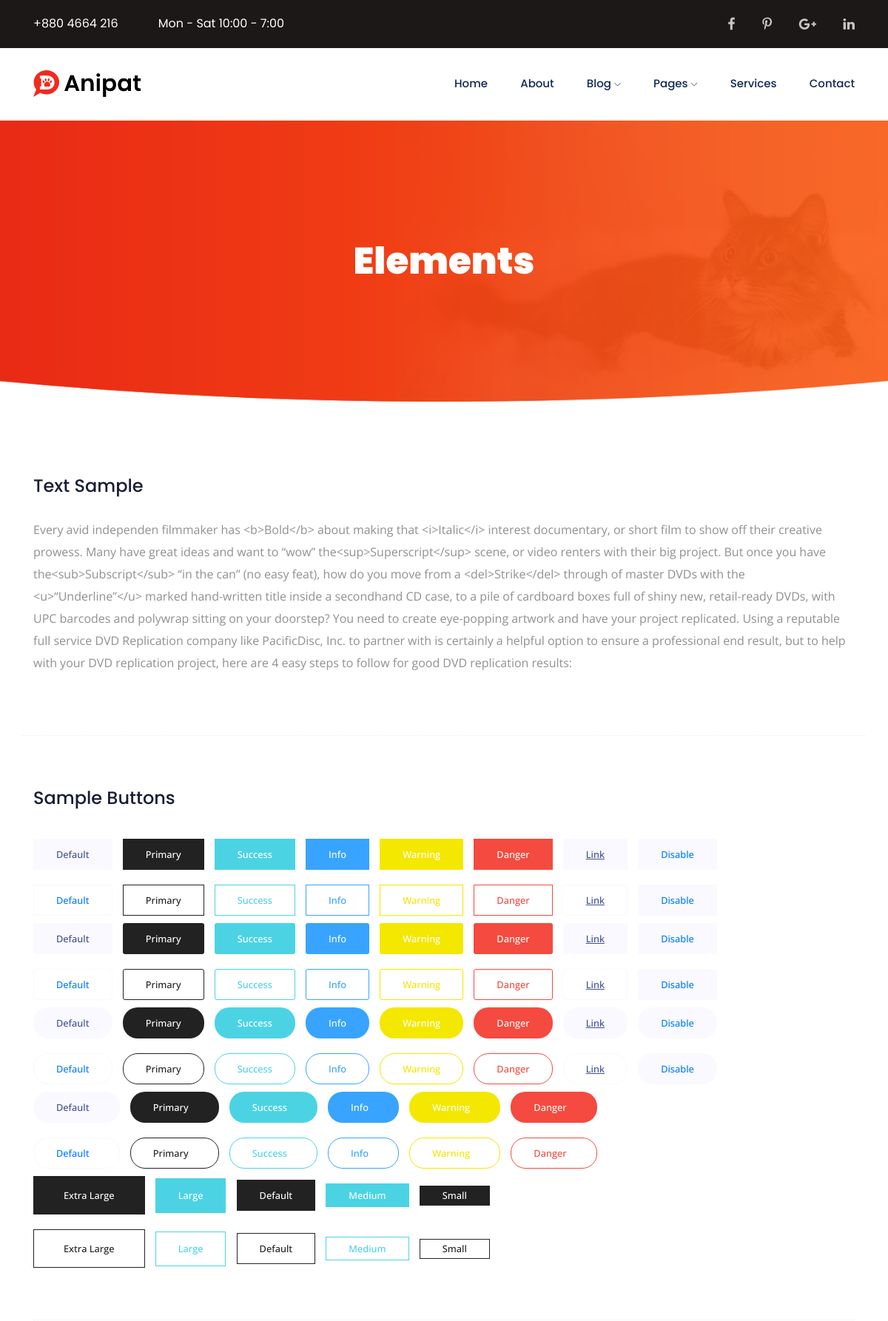
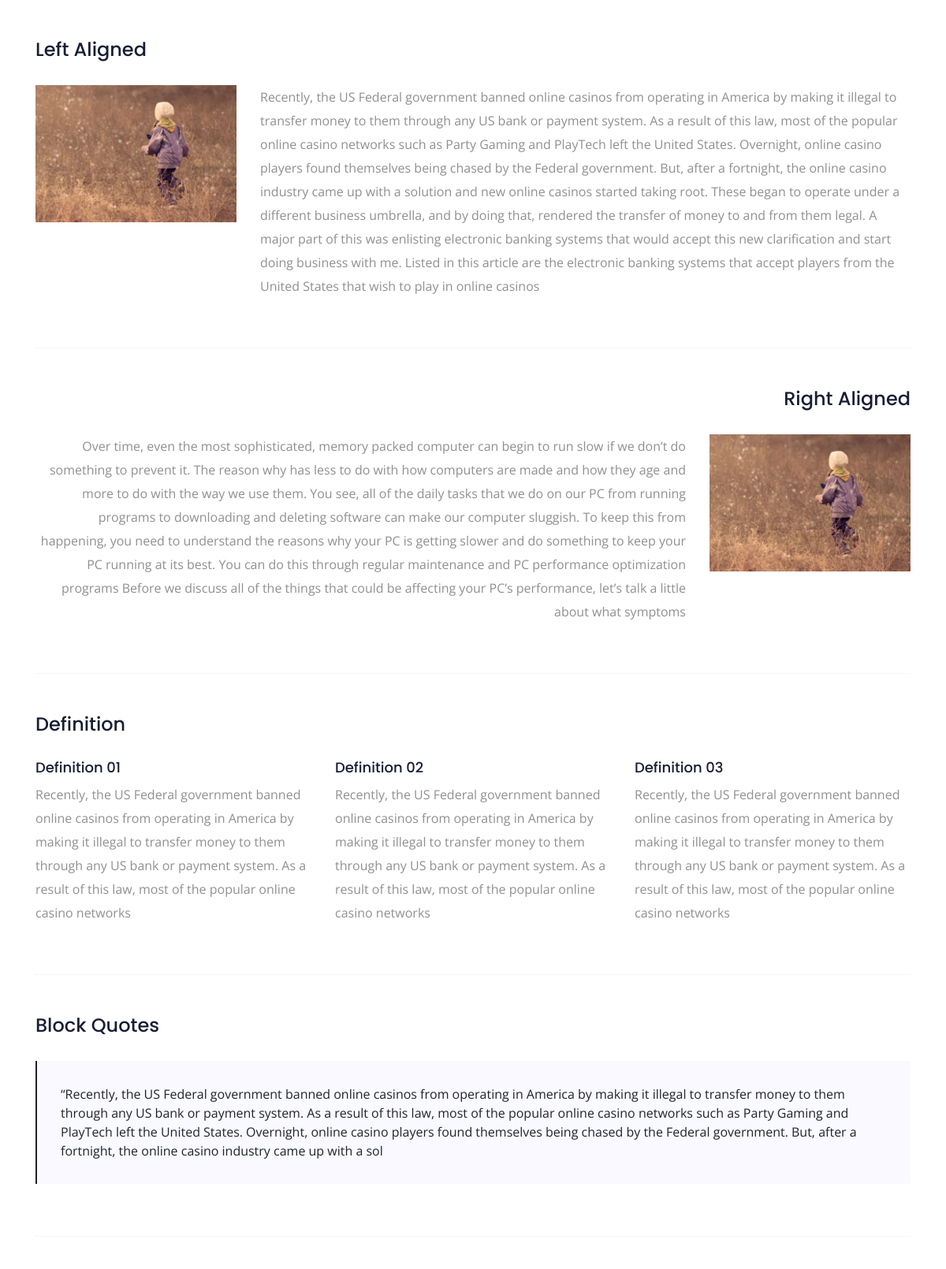
Screenshot of /elements/ (upper part) with the database file from the repository (2 pictures, top to bottom).
### corm/models.py (models this page shows)
class Text(models.Model):
    name = models.CharField(
        max_length=16,
        verbose_name='Заголовок',
        null=False
    )
    descr = models.CharField(
        max_length=1048,
        verbose_name='описание',
        null=False,
    )
    category = models.ForeignKey(
        'Category',
        on_delete=models.CASCADE,
        verbose_name='категория'
    )
    class Meta:
        db_table = 'corm_text'
        verbose_name = 'text'
        verbose_name_plural = 'text'

class Right(models.Model):
    name = models.CharField(
        max_length=24,
        verbose_name='Заголовок',
        null=False
    )
    descr = models.CharField(
        max_length=1048,
        verbose_name='описание',
        null=False,
    )
    category = models.ForeignKey(
        'Category',
        on_delete=models.CASCADE,
        verbose_name='категория'
    )
    image = models.ImageField(
        verbose_name='картинка',
        upload_to='elements/'
    )
    class Meta:
        db_table = 'corm_right'
        verbose_name = 'right'
        verbose_name_plural = 'right'

class Left(models.Model):
    name = models.CharField(
        max_length=24,
        verbose_name='Заголовок',
        null=False
    )
    descr = models.CharField(
        max_length=1048,
        verbose_name='описание',
        null=False,
    )
    category = models.ForeignKey(
        'Category',
        on_delete=models.CASCADE,
        verbose_name='категория'
    )
    image = models.ImageField(
        verbose_name='картинка',
        upload_to='elements/'
    )
    class Meta:
        db_table = 'corm_left'
        verbose_name = 'left'
        verbose_name_plural = 'left'

class Descr(models.Model):
    last_name = models.CharField(
        max_length=24,
        verbose_name='Заголовок-2',
        null=False
    )
    descr = models.CharField(
        max_length=512,
        verbose_name='описание',
        null=False,
    )
    category = models.ForeignKey(
        'Category',
        on_delete=models.CASCADE,
        verbose_name='категория'
    )
    class Meta:
        db_table = 'corm_descr'
        verbose_name = 'descr'
        verbose_name_plural = 'descr'

class BlockQ(models.Model):
    name = models.CharField(
        max_length=24,
        verbose_name='Заголовок',
        null=False
    )
    descr = models.CharField(
        max_length=512,
        verbose_name='описание',
        null=False,
    )
    category = models.ForeignKey(
        'Category',
        on_delete=models.CASCADE,
        verbose_name='категория'
    )
    class Meta:
        db_table = 'corm_blockq'
        verbose_name = 'blockq'
        verbose_name_plural = 'blockq'

### corm/views.py (the view, shortened to what this page needs)
# urls.py: path('elements/', PagesTemplateView.as_view(), name='elements'),
class PagesTemplateView(BaseMixin, TemplateView):
    template_name = 'main/elements.html'
    def get_context_data(self, **kwargs):
        context = super(PagesTemplateView, self).get_context_data()
        context['gallery'] = Gallery.objects.all()
        context['texts'] = Text.objects.all()
        context['ret'] = Right.objects.all()
        context['left'] = Left.objects.all()
        context['descr'] = Descr.objects.all()
        context['block'] = BlockQ.objects.all()
        context['count'] = Countries.objects.all()
        context.update(self.context)
        return context

### templates/main/elements.html (shortened to what this page needs)
{% load static %}
<!doctype html>
<html class="no-js" lang="zxx">
<head>
	<link rel="stylesheet" href="{% static 'css/bootstrap.min.css' %}">
	<link rel="stylesheet" href="{% static 'css/owl.carousel.min.css' %}">
	<link rel="stylesheet" href="{% static 'css/magnific-popup.css' %}">
	<link rel="stylesheet" href="{% static 'css/font-awesome.min.css' %}">
	<link rel="stylesheet" href="{% static 'css/themify-icons.css' %}">
	<link rel="stylesheet" href="{% static 'css/nice-select.css' %}">
	<link rel="stylesheet" href="{% static 'css/flaticon.css' %}">
	<link rel="stylesheet" href="{% static 'css/gijgo.css' %}">
	<link rel="stylesheet" href="{% static 'css/animate.css' %}">
	<link rel="stylesheet" href="{% static 'css/slicknav.css' %}">
	<link rel="stylesheet" href="{% static 'css/style.css' %}">
</head>
<body>
    <header>
        <div class="header-area ">
            <div class="header-top_area">
                <div class="container">
                    <div class="row">
                        <div class="col-lg-6 col-md-8">
                            <div class="short_contact_list">
                                <ul>
                                    <li><a href="#">+880 4664 216</a></li>
                                    <li><a href="#">Mon - Sat 10:00 - 7:00</a></li>
                                </ul>
                            </div>
                        </div>
                        <div class="col-lg-6 col-md-4 ">
                            <div class="social_media_links">
                                <a href="{{ facebook }}">
                                    <i class="fa fa-facebook"></i>
                                </a>
                                <a href="{{ fontawesome }}">
                                    <i class="fa fa-pinterest-p"></i>
                                </a>
                                <a href="{{ google }}">
                                    <i class="fa fa-google-plus"></i>
                                </a>
                                <a href="{{ linkedin }}">
                                    <i class="fa fa-linkedin"></i>
                                </a>
                            </div>
                        </div>
                    </div>
                </div>
            </div>
            <div id="sticky-header" class="main-header-area">
                <div class="container">
                    <div class="row align-items-center">
                        <div class="col-xl-3 col-lg-3">
                            <div class="logo">
                                <a href="{% url 'index' %}">
                                    <img src="{% static 'img/logo.png' %}" alt="">
                                </a>
                            </div>
                        </div>
                        <div class="col-xl-9 col-lg-9">
                            <div class="main-menu  d-none d-lg-block">
                                <nav>
                                    <ul id="navigation">
                                        <li><a  href="{% url 'index' %}">home</a></li>
                                        <li><a href="{% url 'about' %}">about</a></li>
                                        <li><a href="{% url 'blog' %}">blog <i class="ti-angle-down"></i></a>
                                        </li>
                                        <li><a href="{% url 'elements' %}">pages <i class="ti-angle-down"></i></a>
                                        </li>
                                        <li><a href="{% url 'services' %}">services</a></li>
                                        <li><a href="{% url 'contact' %}">Contact</a></li>
                                    </ul>
                                </nav>
                            </div>
                        </div>
                        <div class="col-12">
                        </div>
                    </div>
                </div>
            </div>
        </div>
    </header>
    <div class="bradcam_area breadcam_bg">
        <div class="container">
            <div class="row">
                <div class="col-lg-12">
                    <div class="bradcam_text text-center">
                        <h3>elements</h3>
                    </div>
                </div>
            </div>
        </div>
    </div>
	<section class="sample-text-area">
		{% for text in texts %}
		<div class="container box_1170">
			<h3 class="text-heading">{{ text.name }}</h3>
			<p class="sample-text">
				{{ text.descr }}
			</p>
		</div>
		{% endfor %}
	</section>
	<section class="button-area">
		<div class="container box_1170 border-top-generic">
			<h3 class="text-heading">Sample Buttons</h3>
			<div class="button-group-area">
				<a href="#" class="genric-btn default">Default</a>
				<a href="#" class="genric-btn primary">Primary</a>
				<a href="#" class="genric-btn success">Success</a>
				<a href="#" class="genric-btn info">Info</a>
				<a href="#" class="genric-btn warning">Warning</a>
				<a href="#" class="genric-btn danger">Danger</a>
				<a href="#" class="genric-btn link">Link</a>
				<a href="#" class="genric-btn disable">Disable</a>
			</div>
			<div class="button-group-area mt-10">
				<a href="#" class="genric-btn default-border">Default</a>
				<a href="#" class="genric-btn primary-border">Primary</a>
				<a href="#" class="genric-btn success-border">Success</a>
				<a href="#" class="genric-btn info-border">Info</a>
				<a href="#" class="genric-btn warning-border">Warning</a>
				<a href="#" class="genric-btn danger-border">Danger</a>
				<a href="#" class="genric-btn link-border">Link</a>
				<a href="#" class="genric-btn disable">Disable</a>
			</div>
			<div class="button-group-area mt-40">
				<a href="#" class="genric-btn default radius">Default</a>
				<a href="#" class="genric-btn primary radius">Primary</a>
				<a href="#" class="genric-btn success radius">Success</a>
				<a href="#" class="genric-btn info radius">Info</a>
				<a href="#" class="genric-btn warning radius">Warning</a>
				<a href="#" class="genric-btn danger radius">Danger</a>
				<a href="#" class="genric-btn link radius">Link</a>
				<a href="#" class="genric-btn disable radius">Disable</a>
			</div>
			<div class="button-group-area mt-10">
				<a href="#" class="genric-btn default-border radius">Default</a>
				<a href="#" class="genric-btn primary-border radius">Primary</a>
				<a href="#" class="genric-btn success-border radius">Success</a>
				<a href="#" class="genric-btn info-border radius">Info</a>
				<a href="#" class="genric-btn warning-border radius">Warning</a>
				<a href="#" class="genric-btn danger-border radius">Danger</a>
				<a href="#" class="genric-btn link-border radius">Link</a>
				<a href="#" class="genric-btn disable radius">Disable</a>
			</div>
			<div class="button-group-area mt-40">
				<a href="#" class="genric-btn default circle">Default</a>
				<a href="#" class="genric-btn primary circle">Primary</a>
				<a href="#" class="genric-btn success circle">Success</a>
				<a href="#" class="genric-btn info circle">Info</a>
				<a href="#" class="genric-btn warning circle">Warning</a>
				<a href="#" class="genric-btn danger circle">Danger</a>
				<a href="#" class="genric-btn link circle">Link</a>
				<a href="#" class="genric-btn disable circle">Disable</a>
			</div>
			<div class="button-group-area mt-10">
				<a href="#" class="genric-btn default-border circle">Default</a>
				<a href="#" class="genric-btn primary-border circle">Primary</a>
				<a href="#" class="genric-btn success-border circle">Success</a>
				<a href="#" class="genric-btn info-border circle">Info</a>
				<a href="#" class="genric-btn warning-border circle">Warning</a>
				<a href="#" class="genric-btn danger-border circle">Danger</a>
				<a href="#" class="genric-btn link-border circle">Link</a>
				<a href="#" class="genric-btn disable circle">Disable</a>
			</div>
			<div class="button-group-area mt-40">
				<a href="#" class="genric-btn default circle arrow">Default</a>
				<a href="#" class="genric-btn primary circle arrow">Primary</a>
				<a href="#" class="genric-btn success circle arrow">Success</a>
				<a href="#" class="genric-btn info circle arrow">Info</a>
				<a href="#" class="genric-btn warning circle arrow">Warning</a>
				<a href="#" class="genric-btn danger circle arrow">Danger</a>
			</div>
			<div class="button-group-area mt-10">
				<a href="#" class="genric-btn default-border circle arrow">Default</a>
				<a href="#" class="genric-btn primary-border circle arrow">Primary</a>
				<a href="#" class="genric-btn success-border circle arrow">Success</a>
				<a href="#" class="genric-btn info-border circle arrow">Info</a>
				<a href="#" class="genric-btn warning-border circle arrow">Warning</a>
				<a href="#" class="genric-btn danger-border circle arrow">Danger</a>
			</div>
			<div class="button-group-area mt-40">
				<a href="#" class="genric-btn primary e-large">Extra Large</a>
				<a href="#" class="genric-btn success large">Large</a>
				<a href="#" class="genric-btn primary">Default</a>
				<a href="#" class="genric-btn success medium">Medium</a>
				<a href="#" class="genric-btn primary small">Small</a>
			</div>
			<div class="button-group-area mt-10">
				<a href="#" class="genric-btn primary-border e-large">Extra Large</a>
				<a href="#" class="genric-btn success-border large">Large</a>
				<a href="#" class="genric-btn primary-border">Default</a>
				<a href="#" class="genric-btn success-border medium">Medium</a>
				<a href="#" class="genric-btn primary-border small">Small</a>
			</div>
		</div>
	</section>
	<div class="whole-wrap">
		<div class="container box_1170">
			<div class="section-top-border">
				{% for i in ret %}
				<h3 class="mb-30">{{ i.name }}</h3>
				<div class="row">
					<div class="col-md-3">
						<img src="{{ i.image.url }}" alt="" class="img-fluid">
					</div>
					<div class="col-md-9 mt-sm-20">
						<p>{{ i.descr }}</p>
					</div>
				</div>
				{% endfor %}
			</div>
			<div class="section-top-border text-right">
				{% for i in left %}
				<h3 class="mb-30">{{ i.name }}</h3>
				<div class="row">
					<div class="col-md-9">
						<p>{{ i.descr }}</p>
					</div>
					<div class="col-md-3">
						<img src="{{ i.image.url }}" alt="" class="img-fluid">
					</div>
				</div>
				{% endfor %}
			</div>
			<div class="section-top-border">
				<h3 class="mb-30">Definition</h3>
				<div class="row">
					{% for i in descr %}
					<div class="col-md-4">
						<div class="single-defination">
							<h4 class="mb-20">{{ i.last_name}}</h4>
							<p>{{ i.descr }}</p>
						</div>
					</div>
					{% endfor %}
				</div>
			</div>
			<div class="section-top-border">
				{% for i in block %}
				<h3 class="mb-30">{{ i.name }}</h3>
				<div class="row">
					<div class="col-lg-12">
						<blockquote class="generic-blockquote">
							{{ i.descr }}
						</blockquote>
					</div>
				</div>
				{% endfor %}
			</div>
			<div class="section-top-border">
			</div>
		</div>
	</div>
</body>
</html>

### rows the page displays
Text: name "Text Sample", descr "Every avid independen filmmaker has <b>Bold</b> about making that <i>Italic</i> interest documentary, or short film to show off their creative prowess. Many have great ideas and want to “wow” the<sup>Superscript</sup> scene, or video renters with their big project. But once you have the<sub>Subscript</sub> “in the can” (no easy feat), how do you move from a <del>Strike</del> through of master DVDs with the <u>“Underline”</u> marked hand-written title inside a secondhand CD case, to a pile of cardboard boxes full of shiny new, retail-ready DVDs, with UPC barcodes and polywrap sitting on your doorstep? You need to create eye-popping artwork and have your project replicated. Using a reputable…"
Right: name "Left Aligned", image (picture), descr "Recently, the US Federal government banned online casinos from operating in America by making it illegal to transfer money to them through any US bank or payment system. As a result of this law, most of the popular online casino networks such as Party Gaming and PlayTech left the United States. Overnight, online casino players found themselves being chased by the Federal government. But, after a fortnight, the online casino industry came up with a solution and new online casinos started taking root. These began to operate under a different business umbrella, and by doing that, rendered the transfer of money to and from them legal. A major part of this was enlisting electronic banking…"
Left: name "Right Aligned", descr "Over time, even the most sophisticated, memory packed computer can begin to run slow if we don’t do something to prevent it. The reason why has less to do with how computers are made and how they age and more to do with the way we use them. You see, all of the daily tasks that we do on our PC from running programs to downloading and deleting software can make our computer sluggish. To keep this from happening, you need to understand the reasons why your PC is getting slower and do something to keep your PC running at its best. You can do this through regular maintenance and PC performance optimization programs Before we discuss all of the things that could be affecting your PC’s…", image (picture)
Descr: last_name "Definition 01", descr "Recently, the US Federal government banned online casinos from operating in America by making it illegal to transfer money to them through any US bank or payment system. As a result of this law, most of the popular online casino networks"
Descr: last_name "Definition 02", descr "Recently, the US Federal government banned online casinos from operating in America by making it illegal to transfer money to them through any US bank or payment system. As a result of this law, most of the popular online casino networks"
Descr: last_name "Definition 03", descr "Recently, the US Federal government banned online casinos from operating in America by making it illegal to transfer money to them through any US bank or payment system. As a result of this law, most of the popular online casino networks"
BlockQ: name "Block Quotes", descr "“Recently, the US Federal government banned online casinos from operating in America by making it illegal to transfer money to them through any US bank or payment system. As a result of this law, most of the popular online casino networks such as Party Gaming and PlayTech left the United States. Overnight, online casino players found themselves being chased by the Federal government. But, after a fortnight, the online casino industry came up with a sol"
